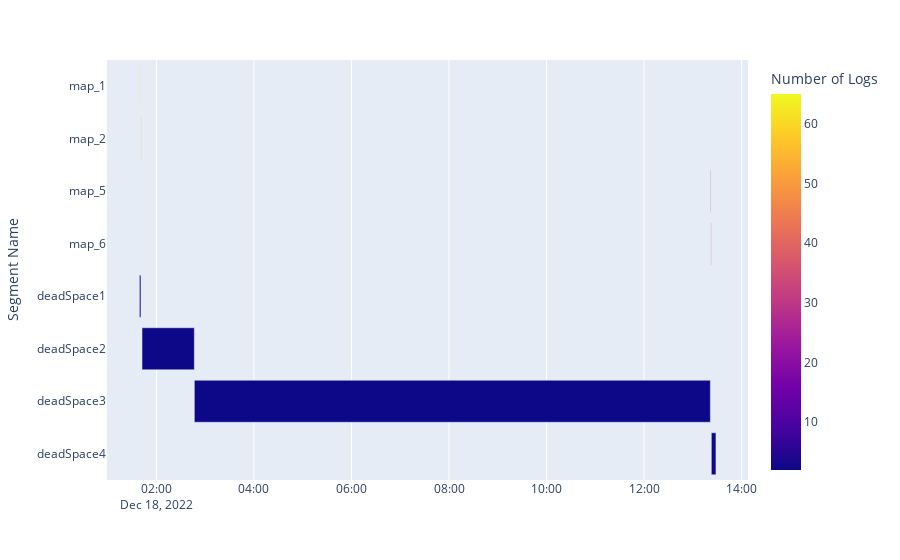

Notebook cell for this chart:
### Code cell
display_segments(superSegments)

### Figure 1 — Plotly figure (JSON) as saved in the notebook; plotly's stock layout.template omitted (floating-point values rounded to 4 significant figures)
{"data": [{"alignmentgroup": "True", "base": ["2022-12-18 01:38:38.015000", "2022-12-18 01:40:56.414000", "2022-12-18 13:21:35.537000", "2022-12-18 13:22:13.851000", "2022-12-18 01:39:05.675000", "2022-12-18 01:42:17.051000", "2022-12-18 02:46:39.808000", "2022-12-18 13:22:46.609000"], "hovertemplate": "Start Time=%{base}<br>End Time=%{x}<br>Segment Name=%{y}<br>Number of Logs=%{marker.color}<extra></extra>", "legendgroup": "", "marker": {"color": [65, 52, 21, 38, 2, 2, 2, 2], "coloraxis": "coloraxis", "pattern": {"shape": ""}}, "name": "", "offsetgroup": "", "orientation": "h", "showlegend": false, "textposition": "auto", "type": "bar", "x": [30000, 30000, 30000, 30000, 110739, 3861625, 38095729, 340551], "xaxis": "x", "y": ["map_1", "map_2", "map_5", "map_6", "deadSpace1", "deadSpace2", "deadSpace3", "deadSpace4"], "yaxis": "y"}], "layout": {"barmode": "overlay", "coloraxis": {"colorbar": {"title": {"text": "Number of Logs"}}, "colorscale": [[0, "#0d0887"], [0.1111, "#46039f"], [0.2222, "#7201a8"], [0.3333, "#9c179e"], [0.4444, "#bd3786"], [0.5556, "#d8576b"], [0.6667, "#ed7953"], [0.7778, "#fb9f3a"], [0.8889, "#fdca26"], [1, "#f0f921"]]}, "legend": {"tracegroupgap": 0}, "margin": {"t": 60}, "xaxis": {"anchor": "y", "domain": [0, 1], "type": "date"}, "yaxis": {"anchor": "x", "autorange": "reversed", "domain": [0, 1], "title": {"text": "Segment Name"}}}}
